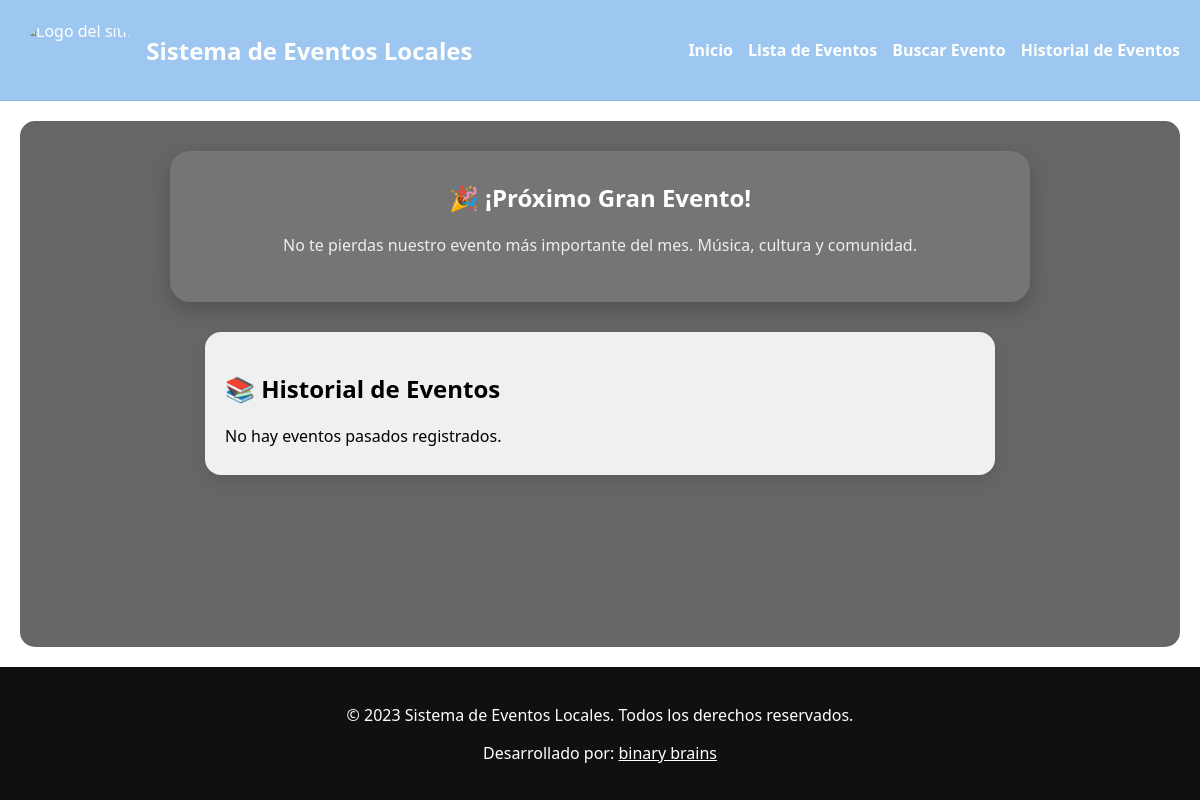
The page /eventos/pasados/ on the database as committed earlier.
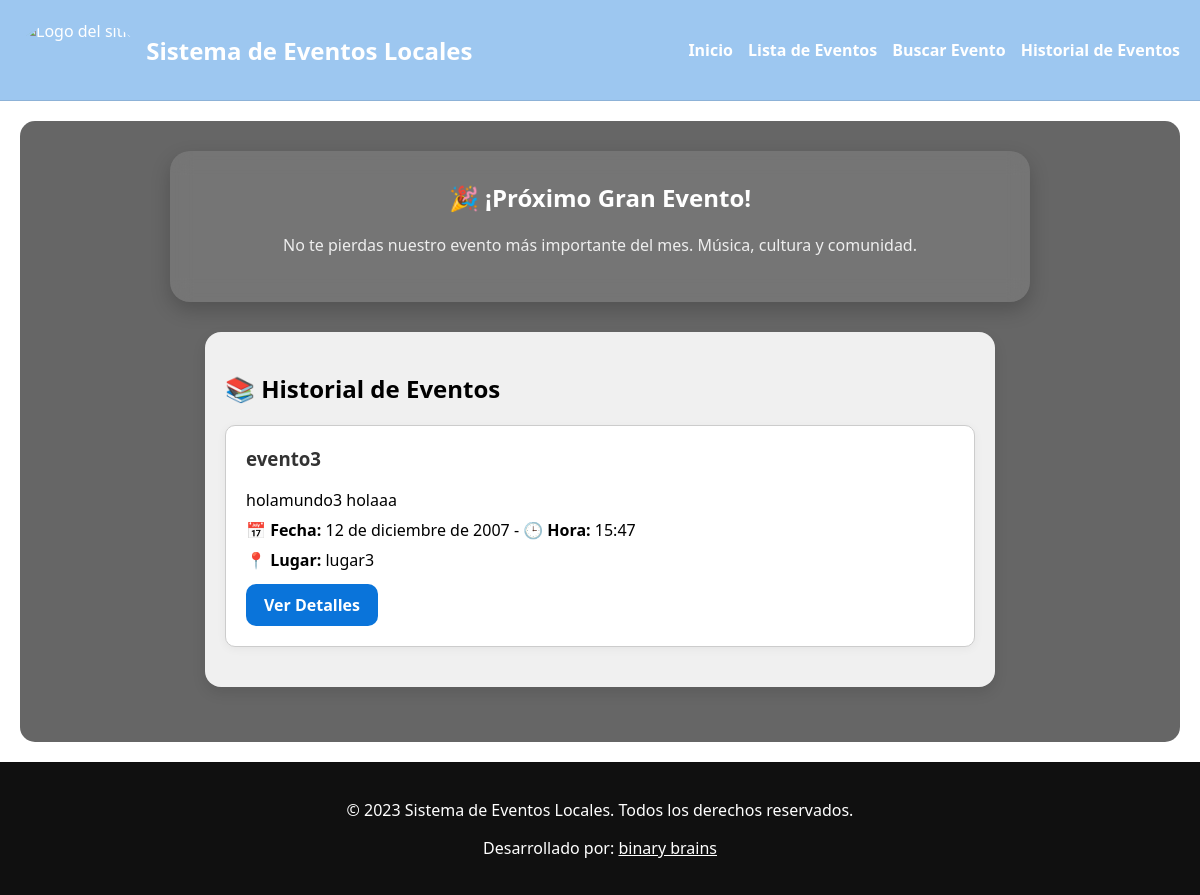
The same page on the database as committed later.
### eventos/models.py (models this page shows, shortened)
class Evento(models.Model):
    titulo = models.CharField(max_length=200)
    descripcion = models.TextField()
    fecha = models.DateField()
    hora = models.TimeField()
    lugar = models.ForeignKey(Lugar, on_delete=models.CASCADE)
    organizador = models.ForeignKey(Organizador, on_delete=models.CASCADE)

class Lugar(models.Model):
    nombre = models.CharField(max_length=100)
    direccion = models.CharField(max_length=255)

### eventos/views.py (the view)
# urls.py: path('eventos/pasados/', views.eventos_pasados, name='eventos_pasados'),
def eventos_pasados(request):
    eventos = Evento.objects.filter(fecha__lt=date.today()).order_by('-fecha')
    return render(request, 'eventos/eventos_pasados.html', {'eventos': eventos})

### eventos/templates/eventos/eventos_pasados.html (shortened to what this page needs)
{% extends './base.html' %}
{% block content %}
<div class="evento-card" style="color: black; background: rgba(255, 255, 255, 0.9);">
  <h2>📚 Historial de Eventos</h2>
  {% if eventos %}
    {% for evento in eventos %}
      <div class="evento-item" style="
          background: #fff;
          border: 1px solid #ccc;
          border-radius: 10px;
          padding: 20px;
          margin-bottom: 20px;
          box-shadow: 0 2px 10px rgba(0,0,0,0.05);
        ">
        <h3 style="color: #333;">{{ evento.titulo }}</h3>
        <p>{{ evento.descripcion }}</p>
        <p><strong>📅 Fecha:</strong> {{ evento.fecha }} - <strong>🕒 Hora:</strong> {{ evento.hora }}</p>
        <p><strong>📍 Lugar:</strong> {{ evento.lugar.nombre }}</p>
        <a href="{% url 'detalle_evento' evento.id %}" class="button-link">Ver Detalles</a>
      </div>
    {% endfor %}
  {% else %}
    <p>No hay eventos pasados registrados.</p>
  {% endif %}
</div>
{% endblock %}

Rows that differ between the two databases and show on the page:
now on this page (row edited): Evento: titulo "evento3", descripcion "holamundo3 holaaa", fecha "12 de diciembre de 2007", hora "15:47", lugar.nombre "lugar3"
Other text that changed with them:
text no longer shown: "No hay eventos pasados registrados."
